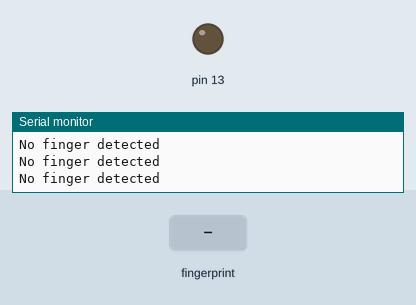
Recording of a sketch running on a simulated Arduino Uno, built with avr-gcc and run on an emulated ATmega328P. Parts: output pins drawn as LEDs (lit = HIGH), the last lines printed to the serial monitor. Inputs (shaded band) come from the test bench.

Above: at 2.2 s.
2.3 s: finger stored as number 1 placed on the sensor
At 4.0 s:
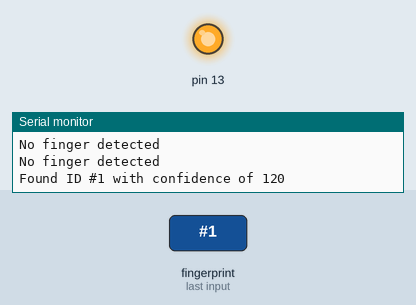
Timing chart, 0 to 7.2 s (numbered marks = the images above; inputs shaded):
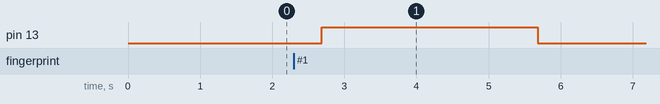

The sketch:

fingerprint.ino
```cpp
#include <Adafruit_Fingerprint.h>
#include <SoftwareSerial.h>

// Pin #2 is IN from sensor (GREEN wire)
// Pin #3 is OUT from Arduino (WHITE wire)
SoftwareSerial mySerial(2, 3);
Adafruit_Fingerprint finger = Adafruit_Fingerprint(&mySerial);

void setup() {
  Serial.begin(9600);
  Serial.println("fingertest");
  pinMode(13, OUTPUT);
  digitalWrite(13, LOW);

  // Set the data rate for the sensor serial port
  finger.begin(57600);

  if (finger.verifyPassword()) {
    Serial.println("Found fingerprint sensor!");
  } else {
    Serial.println("Did not find fingerprint sensor :(");
    while (1);
  }
  Serial.println("Waiting for valid finger...");
}

void loop() {
  getFingerprintIDez();
  delay(50); // Don't need to run this at full speed
}

void getFingerprintIDez() {
  uint8_t p = finger.getImage();
  if (p != FINGERPRINT_OK) {
    Serial.println("No finger detected");
    return;
  }

  p = finger.image2Tz();
  if (p != FINGERPRINT_OK) {
    Serial.println("Error converting image");
    return;
  }

  p = finger.fingerFastSearch();
  if (p != FINGERPRINT_OK) {
    Serial.println("Finger not found");
    return;
  }

  // Finger found!
  Serial.print("Found ID #");
  Serial.print(finger.fingerID);
  Serial.print(" with confidence of ");
  Serial.println(finger.confidence);

  digitalWrite(13, HIGH);
  delay(3000);
  digitalWrite(13, LOW);
}
```

Measured:
- after the input at 2.3 s, pin 13: LOW → HIGH after 0.38 s, → LOW 3.0 s later
